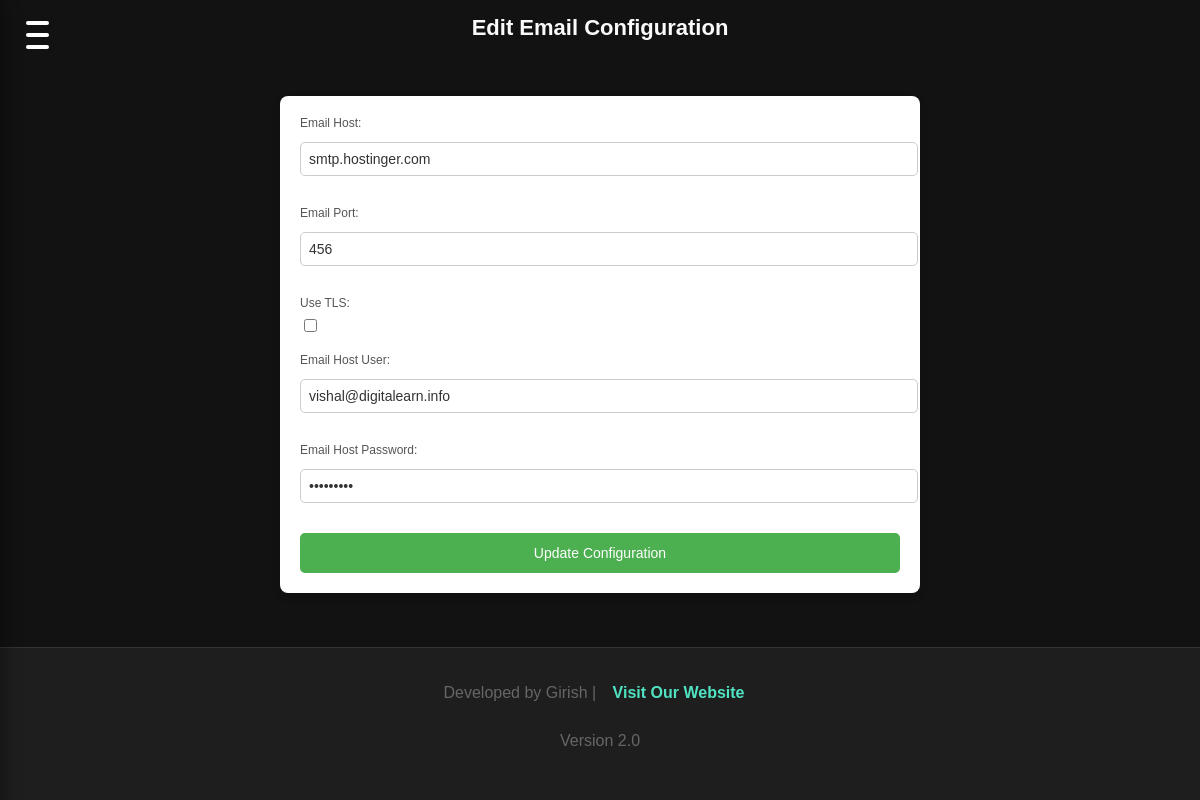
Screenshot of /email-configs/edit/2/ (signed in) with the database file from the repository.
### app1/models.py (models this page shows, shortened)
class EmailConfig(models.Model):
    email_host = models.CharField(max_length=255)
    email_port = models.IntegerField()
    email_use_tls = models.BooleanField(default=True)
    email_host_user = models.CharField(max_length=255)
    email_host_password = models.CharField(max_length=255)

### app1/views.py (the view, shortened to what this page needs)
# urls.py: path('email-configs/edit/<int:email_config_id>/', views.edit_email_config, name='edit_email_config'),
def edit_email_config(request, email_config_id):
    email_config = get_object_or_404(EmailConfig, id=email_config_id)
    return render(request, 'email/edit_email_config.html', {'email_config': email_config})

### templates/email/edit_email_config.html (shortened to what this page needs)
<!DOCTYPE html>
{% load static %}
<html lang="en">
<head>
    <link rel="stylesheet" href="https://cdnjs.cloudflare.com/ajax/libs/font-awesome/5.15.4/css/all.min.css">
    <link rel="stylesheet" href="{% static 'css/home.css' %}">
</head>
<body>
    <button class="toggle-btn" id="toggle-btn">
        <span></span>
        <span></span>
        <span></span>
    </button>
    <h1>Edit Email Configuration</h1>
    <form method="POST">
        <label for="email_host">Email Host:</label>
        <input type="text" id="email_host" name="email_host" value="{{ email_config.email_host }}" required><br><br>
        <label for="email_port">Email Port:</label>
        <input type="number" id="email_port" name="email_port" value="{{ email_config.email_port }}" required><br><br>
        <label for="email_use_tls">Use TLS:</label>
        <input type="checkbox" id="email_use_tls" name="email_use_tls" {% if email_config.email_use_tls %}checked{% endif %}><br><br>
        <label for="email_host_user">Email Host User:</label>
        <input type="text" id="email_host_user" name="email_host_user" value="{{ email_config.email_host_user }}" required><br><br>
        <label for="email_host_password">Email Host Password:</label>
        <input type="password" id="email_host_password" name="email_host_password" value="{{ email_config.email_host_password }}" required><br><br>
        <button type="submit">Update Configuration</button>
    </form>
    <footer>
        <p>Developed by Girish | <a href="/">Visit our website</a></p>
        <P>Version 2.0</P>
    </footer>
</body>
</html>

### static/css/home.css (style rules this page uses)
body, html { margin: 0; padding: 0; font-family: 'Arial', sans-serif; background-color: #121212; color: #ffffff; display: flex; flex-direction: column; min-height: 100vh; }
footer { background-color: #1e1e1e; text-align: center; padding: 20px; font-size: 0.9em; border-top: 1px solid #333; margin-top: auto; }
footer a { color: #50e3c2; text-decoration: none; }
.toggle-btn { position: fixed; top: 15px; left: 15px; width: 30px; height: 25px; display: flex; flex-direction: column; justify-content: space-between; background: transparent; border: none; cursor: pointer; z-index: 1100; }
.toggle-btn span { display: block; height: 4px; width: 100%; background-color: #333; border-radius: 2px; transition: transform 0.3s ease, opacity 0.3s ease; }
.toggle-btn { position: fixed; top: 20px; left: 20px; display: flex; flex-direction: column; justify-content: space-between; width: 35px; height: 30px; cursor: pointer; z-index: 1100; background: none; border: none; }
.toggle-btn span { display: block; width: 100%; height: 4px; background-color: hsl(57, 84%, 49%); border-radius: 4px; transition: transform 0.3s ease, background-color 0.3s ease; }
a { color: #2196F3; text-decoration: none; font-weight: bold; padding: 8px 12px; border-radius: 4px; transition: all 0.3s ease; text-transform: capitalize; }

### templates/email/edit_email_config.html (style rules this page uses)
.toggle-btn { position: fixed; top: 20px; left: 20px; display: flex; flex-direction: column; justify-content: space-between; width: 35px; height: 30px; cursor: pointer; z-index: 1100; background: none; border: none; }
.toggle-btn span { display: block; width: 100%; height: 4px; background-color: #fff; border-radius: 4px; transition: transform 0.3s ease, background-color 0.3s ease; }
p { font-size: 16px; color: #666; text-align: center; margin-bottom: 30px; }
form { background-color: #fff; padding: 15px; border-radius: 8px; box-shadow: 0 4px 8px rgba(0, 0, 0, 0.1); max-width: 500px; margin: 40px auto; width: 100%; }
h1 { font-size: 20px; color: hsl(0, 0%, 98%); text-align: center; margin-bottom: 15px; }
label { font-size: 12px; color: #555; margin-bottom: 6px; display: block; }
input[type="text"], input[type="number"], input[type="password"] { width: 100%; padding: 8px; margin: 6px 0 12px 0; border: 1px solid #ccc; border-radius: 5px; font-size: 12px; color: #333; }
input[type="checkbox"] { margin-right: 6px; vertical-align: middle; }
button[type="submit"] { background-color: #4CAF50; color: #fff; padding: 10px 20px; border: none; border-radius: 5px; font-size: 12px; cursor: pointer; width: 100%; transition: background-color 0.3s ease; }
@media (min-width: 1200px) { form { max-width: 600px; padding: 20px; } }
@media (min-width: 1200px) { h1 { font-size: 22px; } }
@media (min-width: 1200px) { input[type="text"], input[type="number"], input[type="password"] { font-size: 14px; } }
@media (min-width: 1200px) { button[type="submit"] { padding: 12px 24px; font-size: 14px; } }

### rows the page displays
EmailConfig: email_host "smtp.hostinger.com", email_port "456", email_host_user "vishal@digitalearn.info"
